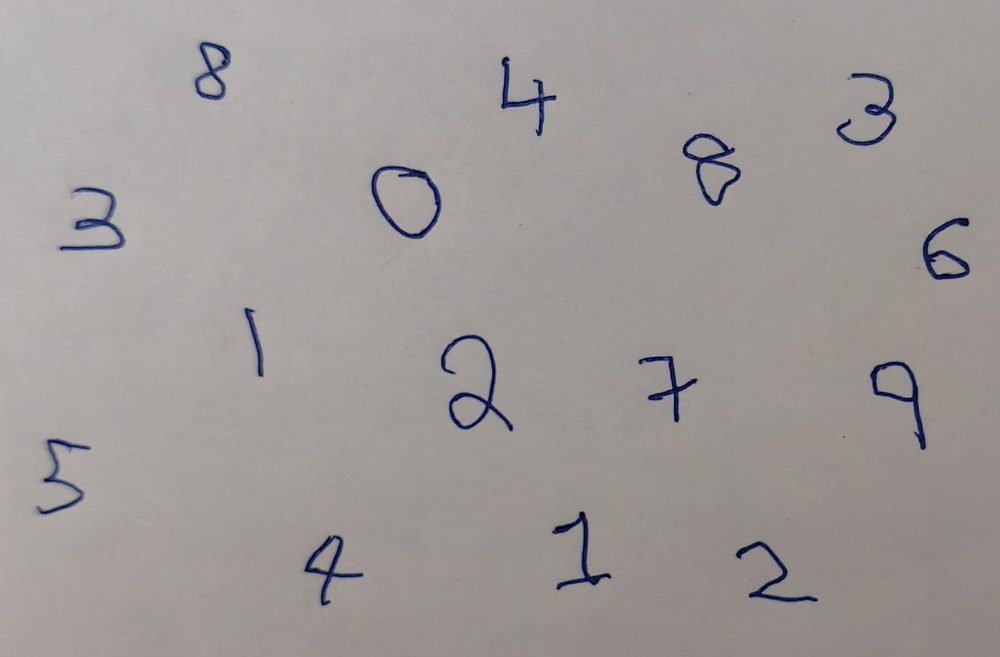
#> input picture Multi-Digit Classification/Histogram_of_Oriented_Gradients/test_images/test_image6.jpg, 1000 x 657 px, shrunk from 2024 x 1330 before the run
$ python -i edge_detector.py   (imports and definitions only)
#> lines starting #> are read from the running program, lines starting #| are printed output that depends on the picture
#> further down, picture is the input picture: shape (657, 1000, 3); mean B, G, R 152.3, 154.1, 159.1
import numpy as np
import matplotlib.pyplot as plt
import cv2
from scipy.signal import convolve2d
from scipy.ndimage import gaussian_filter

class EdgeDetector:
    """ Implements edge detection using either a custom pipeline or OpenCV's Canny """

    def __init__(self, image, sigma = 1, low_threshold = 50, high_threshold = 100, use_cv2 = False):
        """ Initialize the detector with a grayscale image and thresholds """
#> called with sigma = 1, low_threshold = 50, high_threshold = 100, use_cv2 = False
        self.I = cv2.cvtColor(image, cv2.COLOR_BGR2GRAY).astype(np.float32) if image.ndim == 3 else image
        self.sigma = sigma
        self.low = low_threshold
        self.high = high_threshold
        self.edges = None
        self.edges_locs = None
        self.use_cv2 = use_cv2

    def gradient(self, direction = 'x'):
        """ Compute image gradient in x or y directions using Sobel Operators """
#> called with direction = 'x'
        if direction == 'x':
            kernel = np.array([[-1, 0, 1], [-2, 0, 2], [-1, 0, 1]])
        elif direction == 'y':
            kernel = np.array([[-1, -2, -1], [0, 0, 0], [1, 2, 1]])
        return convolve2d(self.I, kernel, mode = 'same')
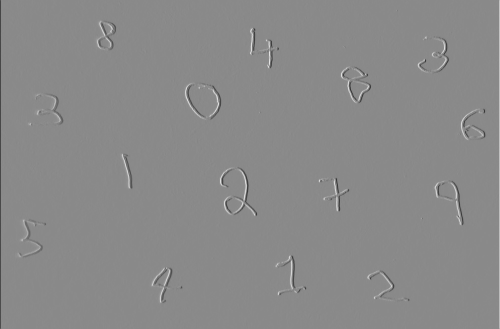
#> returned value: shape (657, 1000) float64 (shown at 1/2 size); min -749, max 636, mean 0.1; drawn with min black and max white

    def compute_polar_coords(self):
        """ Compute magnitude and angle of gradient at each pixel after Gaussian Smoothing """
        Ix = self.gradient(direction = 'x')
        Iy = self.gradient(direction = 'y')
#> call 2 of gradient, with direction = 'y'
#> in gradient (call 2), `return convolve2d(self.I, kernel, mode = 'same')`:
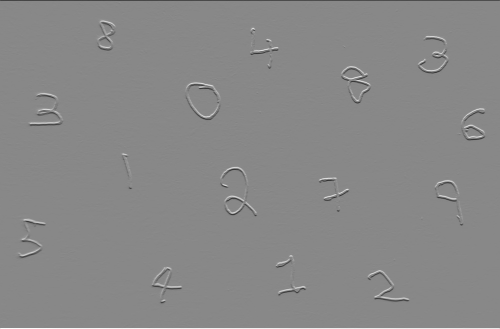
#> returned value: shape (657, 1000) float64 (shown at 1/2 size); min -746, max 652, mean 0.1; drawn with min black and max white
        Gx = gaussian_filter(Ix, sigma = self.sigma)
        Gy = gaussian_filter(Iy, sigma = self.sigma)
        mag = np.hypot(Gx, Gy)
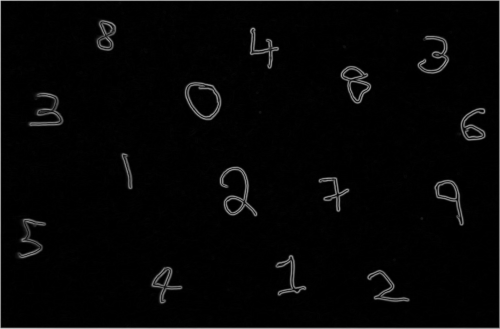
#> mag: shape (657, 1000) float64 (shown at 1/2 size); min 0, max 561.9, mean 12.8; drawn with min black and max white
        angle = (np.arctan2(Iy, Ix) * 180 / np.pi) % 180
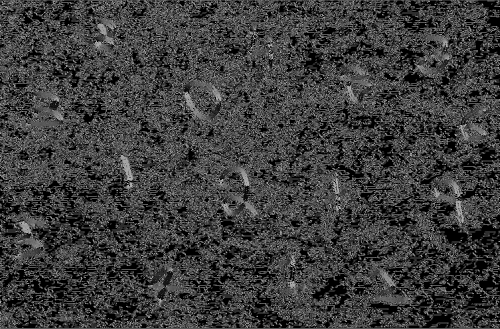
#> angle: shape (657, 1000) float64 (shown at 1/2 size); min 0, max 179.9, mean 61.8
        return mag, angle

    def NMS(self):
        """ Non-Maximum Suppression to thin out the edges based on gradient direction """
        mag, angle = self.compute_polar_coords()

        h, w = mag.shape
        angle = angle % 180
        Z = np.zeros((h, w), dtype = np.float32)

        for i in range(1, h - 1):
            for j in range(1, w - 1):
                angle_val = angle[i, j]
                q, r = 255, 255

                # Check direction and interpolate accordingly
                if (0 <= angle_val < 22.5) or (157.5 <= angle_val < 180):
                    q, r = mag[i, j+1], mag[i, j-1]
                elif (22.5 <= angle_val < 67.5):
                    q, r = mag[i+1, j-1], mag[i-1, j+1]
                elif (67.5 <= angle_val < 112.5):
                    q, r = mag[i+1, j], mag[i-1, j]
                elif (112.5 <= angle_val < 157.5):
                    q, r = mag[i-1, j-1], mag[i+1, j+1]
                if mag[i, j] >= q and mag[i, j] >= r:
                    Z[i, j] = mag[i, j]
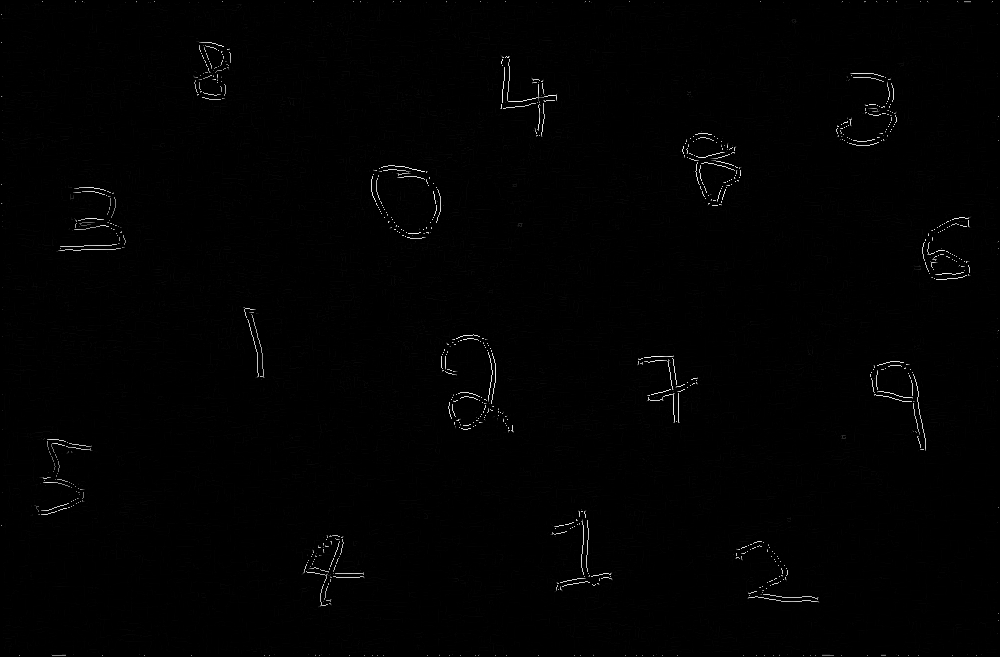
#> Z: shape (657, 1000) float32; min 0, max 362.9, mean 2.7; drawn with min black and max white

        return Z

    def threshold(self, weak, strong):
        """ Apply double thresholding to identify strong, weak, and non-edges """
        nms = self.NMS()
        res = np.zeros_like(nms, dtype = np.uint8)
        res[nms >= self.high] = strong
        res[(nms >= self.low) & (nms < self.high)] = weak
        return res

    def hysteresis(self, weak, strong):
        """ Track edge connectivity using hysteresis to suppress isolated weak edges """
        thresh = self.threshold(weak, strong)
        kernel = np.array([[1, 1, 1], [1, 0, 1], [1, 1, 1]], dtype = np.uint8)
        strong_mask = (thresh == strong).astype(np.uint8)
        changed = True

        while changed:
            dilated = cv2.dilate(strong_mask, kernel, iterations = 1)
            connected = (dilated == 1) & (thresh == weak)

            if np.any(connected):
                thresh[connected] = strong
                strong_mask = (thresh == strong).astype(np.uint8)
            else:
                changed = False

        thresh[thresh != strong] = 0
        return thresh

    def detect_edges(self, weak = 50, strong = 255):
        """ Perform edge detection """
        if self.use_cv2:
            edges_cv2 = cv2.Canny(self.I.astype(np.uint8), threshold1 = self.low, threshold2 = self.high)
            self.edges = (edges_cv2 > 0).astype(np.uint8)
            self.edges_locs = np.argwhere(self.edges > 0)
        else:
            self.edges = self.hysteresis(weak, strong)
            self.edges_locs = np.argwhere(self.edges == 255)
        return self.edges_locs if self.edges_locs.size != 0 else None

    # [6 lines left out: function show_edges, not called in this run]

>>> import cv2
>>> picture = cv2.imread('../Multi-Digit Classification/Histogram_of_Oriented_Gradients/test_images/test_image6.jpg')
>>> result = EdgeDetector(picture).detect_edges()
#> result = 4720 pairs, first value 1 to 655, second value 1 to 998

$ run again, on Multi-Digit Classification/Histogram_of_Oriented_Gradients/test_images/test_image0.png
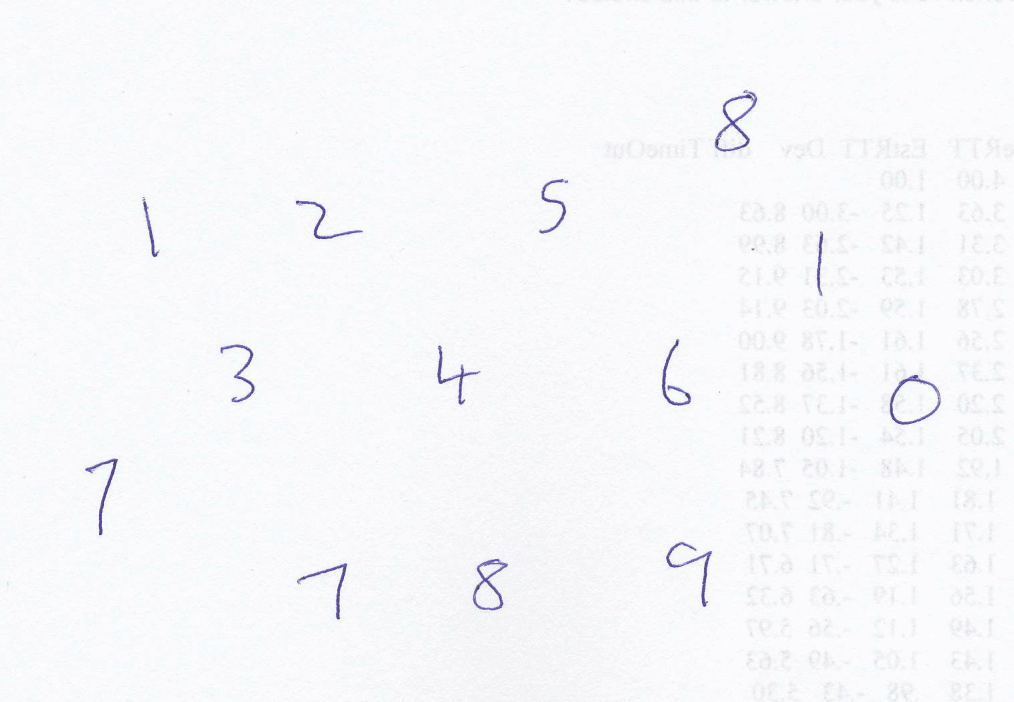
#> input picture Multi-Digit Classification/Histogram_of_Oriented_Gradients/test_images/test_image0.png, 1014 x 702 px
#> picture is the input picture: shape (702, 1014, 3); mean B, G, R 250.3, 248.3, 247.8
#> in compute_polar_coords, `angle = (np.arctan2(Iy, Ix) * 180 / np.pi) % 180`:
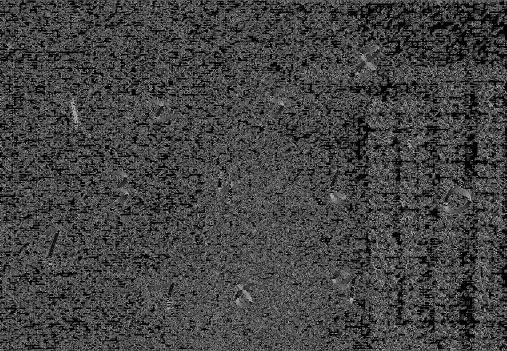
#> angle: shape (702, 1014) float64 (shown at 1/2 size); min 0, max 179.9, mean 67.4
#> after the loop in NMS, `for i in range(1, h - 1):`:
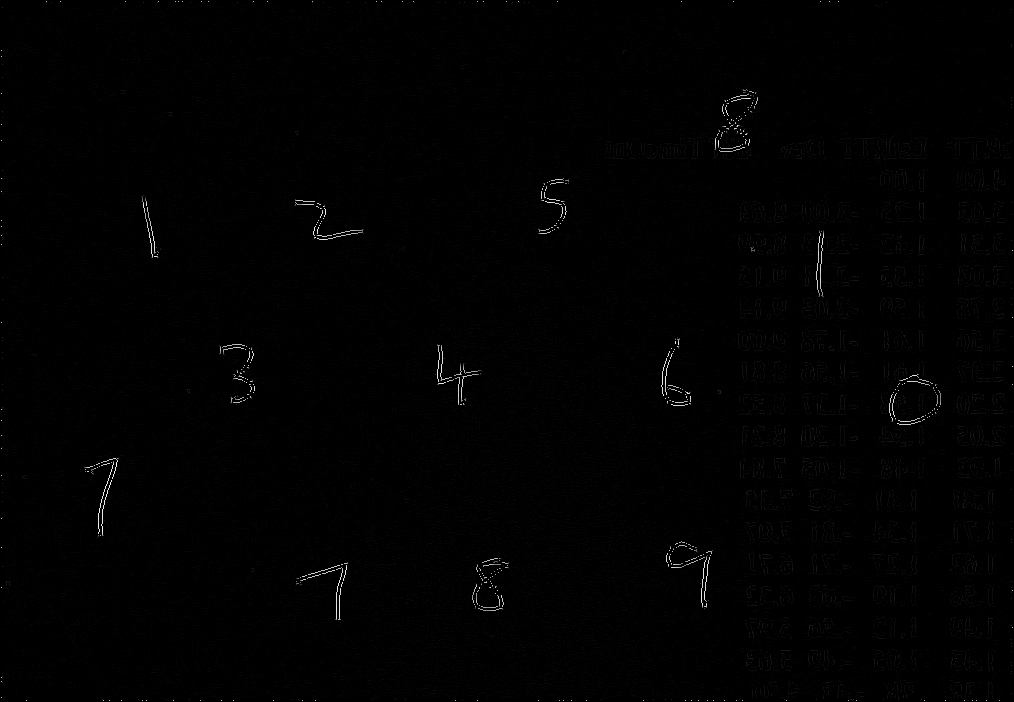
#> Z: shape (702, 1014) float32; min 0, max 427.2, mean 2.8; drawn with min black and max white
#> result = 2747 pairs, first value 1 to 700, second value 1 to 1012

$ run again, on Multi-Digit Classification/Histogram_of_Oriented_Gradients/test_images/test_image1.png
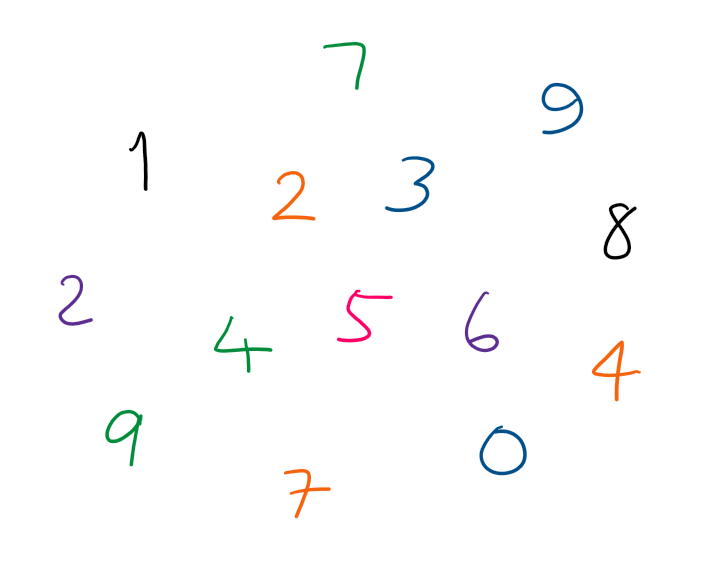
#> input picture Multi-Digit Classification/Histogram_of_Oriented_Gradients/test_images/test_image1.png, 715 x 564 px
#> picture is the input picture: shape (564, 715, 3); mean B, G, R 252.4, 252.4, 252.5
#> in gradient (call 2), `return convolve2d(self.I, kernel, mode = 'same')`:
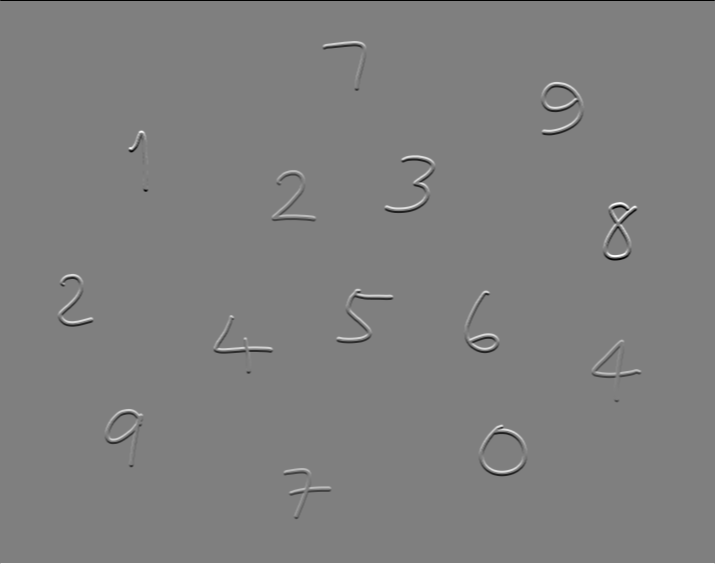
#> returned value: shape (564, 715) float64; min -1020, max 1020, mean 0; drawn with min black and max white
#> after the loop in NMS, `for i in range(1, h - 1):`:
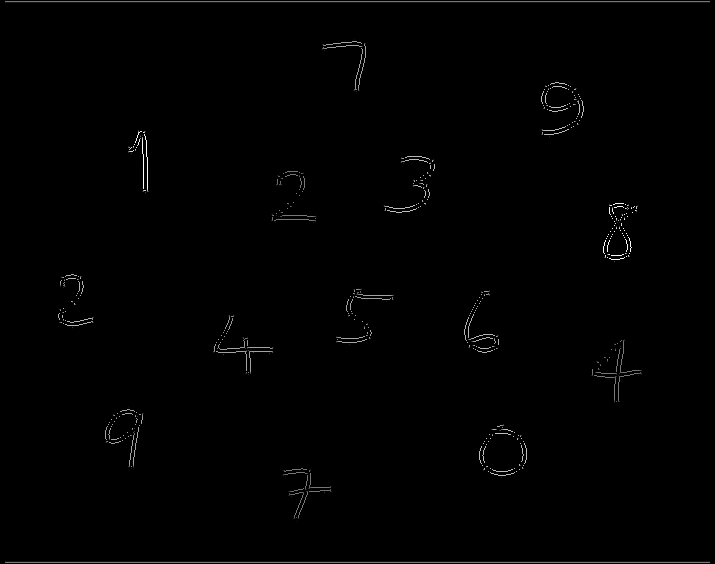
#> Z: shape (564, 715) float32; min 0, max 651.1, mean 4.1; drawn with min black and max white
#> result = 5705 pairs, first value 1 to 562, second value 5 to 709
